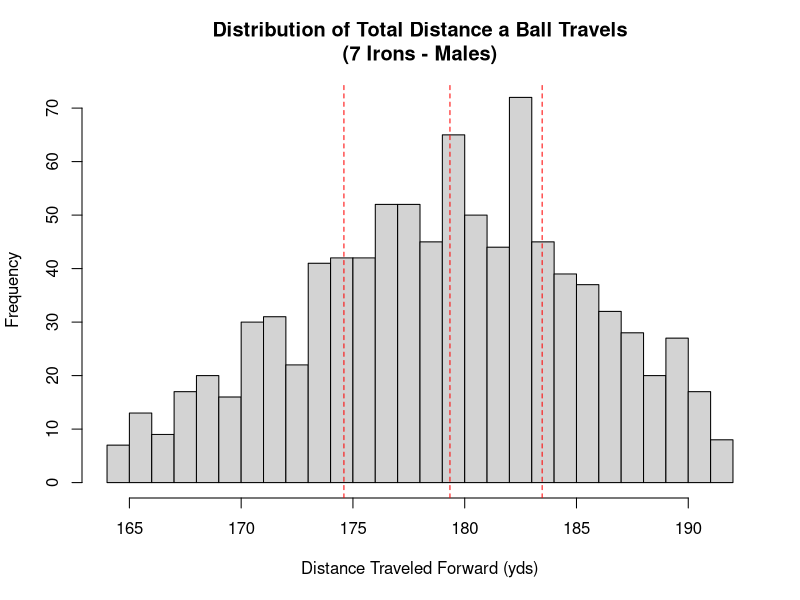
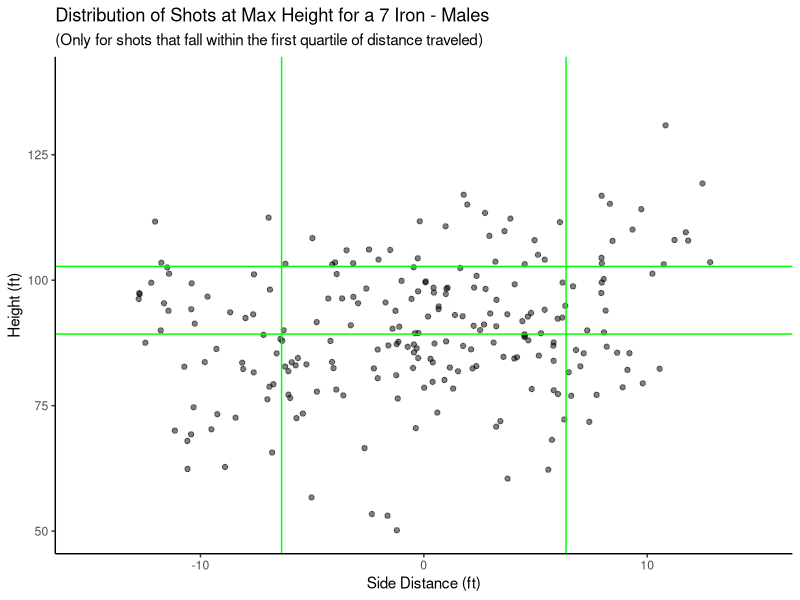
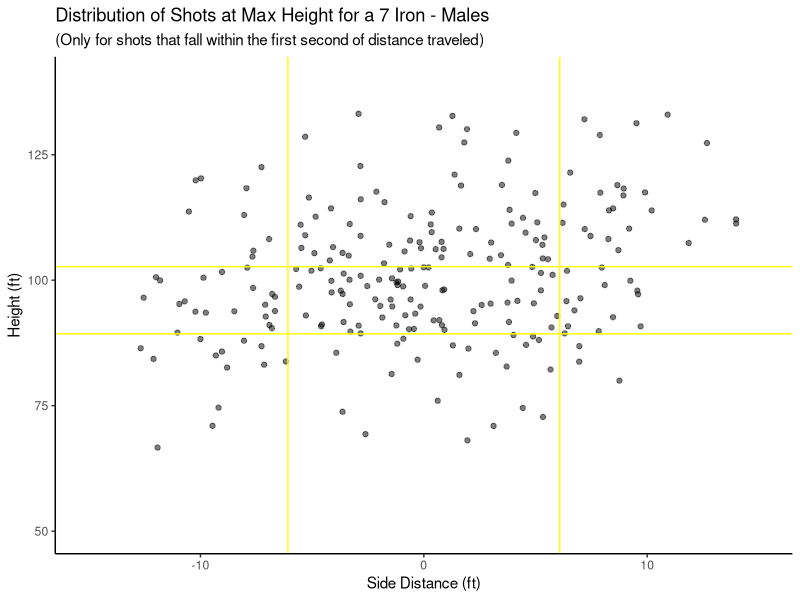
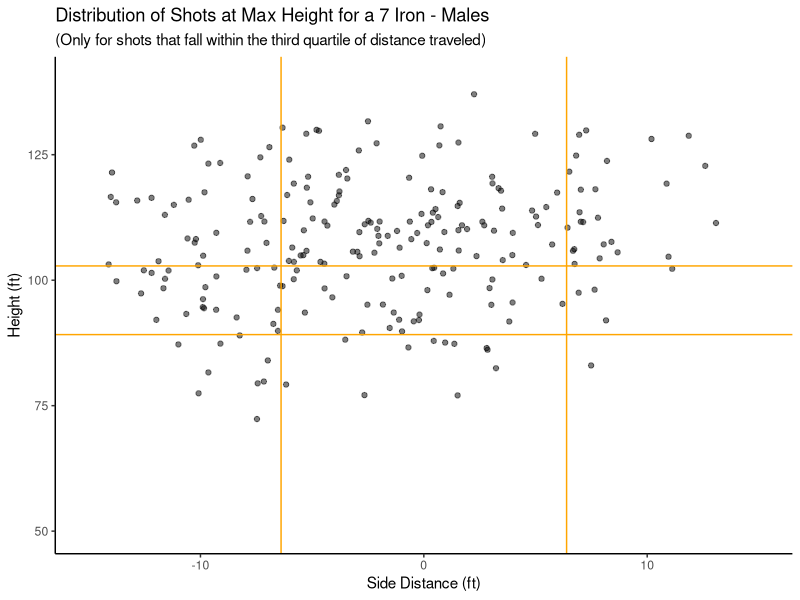
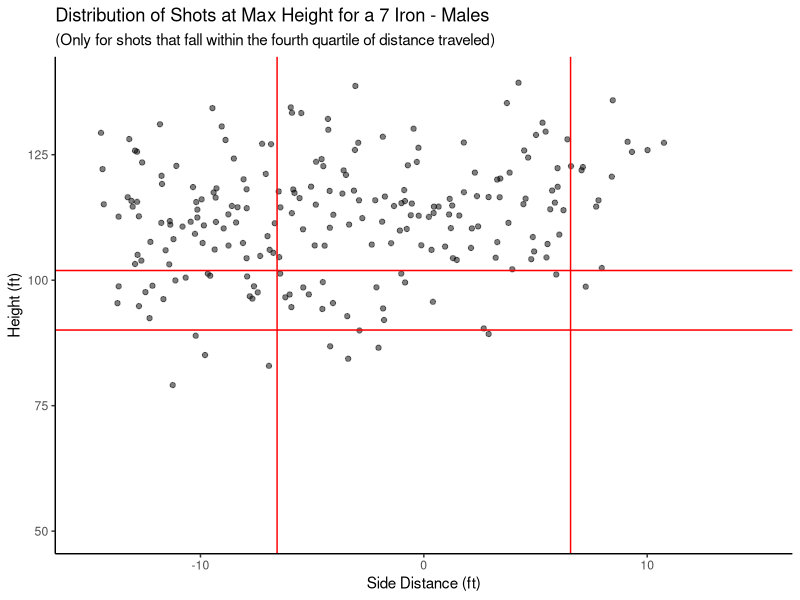
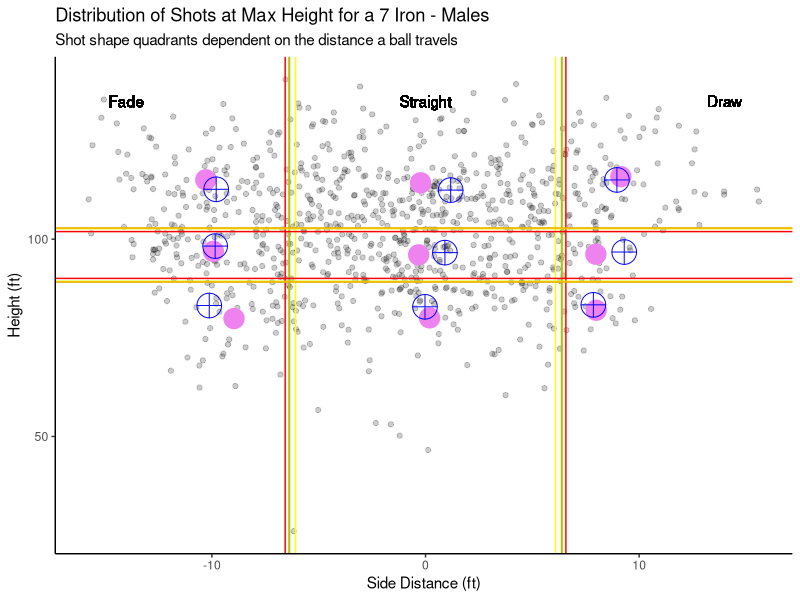

Source code (R) for these figures, in order:
## ---- chunk 1
library(tidyverse)
library(mgcv)
library(gam)
library(kableExtra)
# load in data
df_st_club <- read_csv("Data Cleaning/Output Data/Cleaned_Standard_Clubs.csv")

# Filter df for only 7 irons
df_7iron_lim <- filter(df_st_club, Club == "7 Iron" & Sex == "Male")
## ---- chunk 2
# Side model
iron_side_final <- gam::gam(`Max Height - Side` ~
  gam::s(`Club Speed`) +
  gam::s(`Attack Angle`) +
  gam::s(`Swing Plane`) +
  gam::s(`Face Angle`) +
  gam::s(`Club Path`) +
  gam::s(shaft_lean), data = df_7iron_lim)

# Height model
iron_height_final <- gam::gam(`Max Height - Height` ~
  gam::s(`Club Speed`) +
  gam::s(`Attack Angle`) +
  gam::s(`Swing Plane`) +
  gam::s(`Face Angle`) +
  gam::s(`Club Path`) +
  gam::s(shaft_lean), data = df_7iron_lim)
## ---- chunk 3
# First distance quartile
q1_dist <- quantile(df_7iron_lim$`Est. Total Flat - Length`, 0.25)
# Second Distance quartile
median_dist <- quantile(df_7iron_lim$`Est. Total Flat - Length`, 0.50)
# Third Distance quartile
q3_dist <- quantile(df_7iron_lim$`Est. Total Flat - Length`, 0.75)

# 0-25% of data, divide height standard deviation by this
sd_divisor_side_1 <- 1
# 25-50% of data, divde height standard deviation by this
sd_divisor_side_2 <- 1
# 0-25% of data, divide height standard deviation by this
sd_divisor_side_3 <- 1
# 25-100% of data, divide height standard deviation by this
sd_divisor_side_4 <- 1

# 0-25% of data, divide height standard deviation by this
sd_divisor_height_1 <- 2
# 25-50% of data, divide height standard deviation by this
sd_divisor_height_2 <- 2
# 0-25% of data, divide height standard deviation by this
sd_divisor_height_3 <- 2
# 25-100% of data, divide height standard deviation by this
sd_divisor_height_4 <- 2
## ---- chunk 4
# Split for 7 irons and fades by sign
df_7iron_lim$side_class_acc <- ifelse(df_7iron_lim$`Max Height - Side` > 0, "Draw", "Fade")

# Limit data to first quartile
df_7iron_lim_side1 <- filter(df_7iron_lim, `Est. Total Flat - Length` < q1_dist)
# Get standard deviation
sd_lim_side1 <- sd(df_7iron_lim_side1$`Max Height - Side`)

# Limit data to second quartile
df_7iron_lim_side2 <- filter(df_7iron_lim, `Est. Total Flat - Length` >= q1_dist)
df_7iron_lim_side2 <- filter(df_7iron_lim_side2, `Est. Total Flat - Length` < median_dist)
# Get standard deviation
sd_lim_side2 <- sd(df_7iron_lim_side2$`Max Height - Side`)

# Limit data to third quartile
df_7iron_lim_side3 <- filter(df_7iron_lim, `Est. Total Flat - Length` >= median_dist)
df_7iron_lim_side3 <- filter(df_7iron_lim_side3, `Est. Total Flat - Length` < q3_dist)
# Get standard deviation
sd_lim_side3 <- sd(df_7iron_lim_side3$`Max Height - Side`)

# Limit data to fourth quartile
df_7iron_lim_side4 <- filter(df_7iron_lim, `Est. Total Flat - Length` >= q3_dist)
# Get standard deviation
sd_lim_side4 <- sd(df_7iron_lim_side4$`Max Height - Side`)

# Classify straights
for (i in 1:nrow(df_7iron_lim)) {
  # Check to see if shot is in q1
  if (df_7iron_lim[i, "Est. Total Flat - Length"] < q1_dist) {
    # Classify as straight is criteria is met
    if (df_7iron_lim[i, "Max Height - Side"] < sd_lim_side1 / sd_divisor_side_1 &
      df_7iron_lim[i, "Max Height - Side"] > -sd_lim_side1 / sd_divisor_side_1) {
      # Accessing the 'side_class' column by name to assign "Straight"
      df_7iron_lim[i, "side_class_acc"] <- "Straight"
    }
    # Check to see if shot is in q2
  } else if (df_7iron_lim[i, "Est. Total Flat - Length"] < median_dist) {
    # Classify as straight is criteria is met
    if (df_7iron_lim[i, "Max Height - Side"] < sd_lim_side2 / sd_divisor_side_2 &
      df_7iron_lim[i, "Max Height - Side"] > -sd_lim_side2 / sd_divisor_side_2) {
      df_7iron_lim[i, "side_class_acc"] <- "Straight"
    }
    # Check to see if shot is in q3
  } else if (df_7iron_lim[i, "Est. Total Flat - Length"] < q3_dist) {
    # Classify as straight is criteria is met
    if (df_7iron_lim[i, "Max Height - Side"] < sd_lim_side3 / sd_divisor_side_3 &
      df_7iron_lim[i, "Max Height - Side"] > -sd_lim_side3 / sd_divisor_side_3) {
      df_7iron_lim[i, "side_class_acc"] <- "Straight"
    }
    # Check to see if shot is in q4
  } else {
    # Classify as straight is criteria is met
    if (df_7iron_lim[i, "Max Height - Side"] < sd_lim_side4 / sd_divisor_side_4 &
      df_7iron_lim[i, "Max Height - Side"] > -sd_lim_side4 / sd_divisor_side_4) {
      df_7iron_lim[i, "side_class_acc"] <- "Straight"
    }
  }
}
## ---- chunk 5
# Define height class variable
df_7iron_lim$height_class_acc <- "Medium"

# Limit data to first quartile
df_7iron_lim_height1 <- filter(df_7iron_lim, `Est. Total Flat - Length` < q1_dist)
# Get mean and standard deviation
mean_lim_height1 <- mean(df_7iron_lim_height1$`Max Height - Height`)
mean_lim_height1 <- 96
sd_lim_height1 <- sd(df_7iron_lim_height1$`Max Height - Height`)

# Limit data to second quartile
df_7iron_lim_height2 <- filter(df_7iron_lim, `Est. Total Flat - Length` >= q1_dist)
df_7iron_lim_height2 <- filter(df_7iron_lim_height2, `Est. Total Flat - Length` < median_dist)
# Get mean and standard deviation
mean_lim_height2 <- mean(df_7iron_lim_height2$`Max Height - Height`)
mean_lim_height2 <- 96
sd_lim_height2 <- sd(df_7iron_lim_height2$`Max Height - Height`)

# Limit data to third quartile
df_7iron_lim_height3 <- filter(df_7iron_lim, `Est. Total Flat - Length` >= median_dist)
df_7iron_lim_height3 <- filter(df_7iron_lim_height3, `Est. Total Flat - Length` < q3_dist)
# Get mean and standard deviation
mean_lim_height3 <- mean(df_7iron_lim_height3$`Max Height - Height`)
mean_lim_height3 <- 96
sd_lim_height3 <- sd(df_7iron_lim_height3$`Max Height - Height`)

# Limit data to fourth quartile
df_7iron_lim_height4 <- filter(df_7iron_lim, `Est. Total Flat - Length` >= q3_dist)
# Get mean and standard deviation
mean_lim_height4 <- mean(df_7iron_lim_height4$`Max Height - Height`)
mean_lim_height4 <- 96
sd_lim_height4 <- sd(df_7iron_lim_height4$`Max Height - Height`)

# Classify height
for (i in 1:nrow(df_7iron_lim)) {
  # Check if shot is in distance q1
  if (df_7iron_lim[i, "Est. Total Flat - Length"] < q1_dist) {
    # Classify as high/low/medium based on criteria
    if (df_7iron_lim[i, "Max Height - Height"] > (mean_lim_height1 + sd_lim_height1 / sd_divisor_height_1)) {
      df_7iron_lim[i, "height_class_acc"] <- "High"
    }
    if (df_7iron_lim[i, "Max Height - Height"] < (mean_lim_height1 - sd_lim_height1 / sd_divisor_height_1)) {
      df_7iron_lim[i, "height_class_acc"] <- "Low"
    }
    # Check if shot is in distance q1
  } else if (df_7iron_lim[i, "Est. Total Flat - Length"] < median_dist) {
    # Classify as high/low/medium based on criteria
    if (df_7iron_lim[i, "Max Height - Height"] > (mean_lim_height2 + sd_lim_height2 / sd_divisor_height_2)) {
      df_7iron_lim[i, "height_class_acc"] <- "High"
    }
    if (df_7iron_lim[i, "Max Height - Height"] < (mean_lim_height2 - sd_lim_height2 / sd_divisor_height_2)) {
      df_7iron_lim[i, "height_class_acc"] <- "Low"
    }
    # Check if shot is in distance q1
  } else if (df_7iron_lim[i, "Est. Total Flat - Length"] < q3_dist) {
    # Classify as high/low/medium based on criteria
    if (df_7iron_lim[i, "Max Height - Height"] > (mean_lim_height3 + sd_lim_height3 / sd_divisor_height_3)) {
      df_7iron_lim[i, "height_class_acc"] <- "High"
    }
    if (df_7iron_lim[i, "Max Height - Height"] < (mean_lim_height3 - sd_lim_height3 / sd_divisor_height_3)) {
      df_7iron_lim[i, "height_class_acc"] <- "Low"
    }
    # Check if shot is in distance q1
  } else {
    # Classify as high/low/medium based on criteria
    if (df_7iron_lim[i, "Max Height - Height"] > (mean_lim_height4 + sd_lim_height4 / sd_divisor_height_4)) {
      df_7iron_lim[i, "height_class_acc"] <- "High"
    }
    if (df_7iron_lim[i, "Max Height - Height"] < (mean_lim_height4 - sd_lim_height4 / sd_divisor_height_4)) {
      df_7iron_lim[i, "height_class_acc"] <- "Low"
    }
  }
}
## ---- chunk 6
hist(df_7iron_lim$`Est. Total Flat - Length`, breaks = 25, main = "Distribution of Total Distance a Ball Travels\n(7 Irons - Males)", xlab = "Distance Traveled Forward (yds)", col = "lightgrey")
abline(v = q1_dist, col = "red", lty = 2)
abline(v = median_dist, col = "red", lty = 2)
abline(v = q3_dist, col = "red", lty = 2)
## ---- chunk 7
# Create a data frame template to keep ideal parameters inclusive of intervals
df_ideal_7iron <- data.frame(
  Club = character(),
  Height_Class = character(),
  Side_Class = character(),
  Sex = character(),
  Club_Path_Angle = double(),
  Lie_Angle = double(),
  Attack_Angle = double(),
  Club_Speed = double(),
  Shaft_Lean = double(),
  Face_Angle = double(),
  Data_Points = numeric(),
  CPA_LB = double(),
  CPA_UB = double(),
  LA_LB = double(),
  LA_UB = double(),
  AA_LB = double(),
  AA_UB = double(),
  CS_LB = double(),
  CS_UB = double(),
  SL_LB = double(),
  SL_UB = double(),
  FA_LB = double(),
  FA_UB = double()
)

# Lists for shot shapes
heights <- c("High", "Medium", "Low")
sides <- c("Draw", "Straight", "Fade")

# Variable for row iterator
row <- 1

# Loop though each shot shape combination
for (height in heights) {
  for (side in sides) {
    # Filter to only specific shot shape
    shot_shape_df <- filter(df_7iron_lim, side_class_acc == side & height_class_acc == height)

    # Store club and shot shape
    df_ideal_7iron[row, "Club"] <- "7 Iron"
    df_ideal_7iron[row, "Height_Class"] <- height
    df_ideal_7iron[row, "Side_Class"] <- side
    df_ideal_7iron[row, "Sex"] <- "Male"

    # Get ideal parameters from medians
    df_ideal_7iron[row, "Club_Path_Angle"] <- median(shot_shape_df$`Club Path`)
    df_ideal_7iron[row, "Lie_Angle"] <- median(shot_shape_df$`Swing Plane`)
    df_ideal_7iron[row, "Attack_Angle"] <- mean(shot_shape_df$`Attack Angle`)
    df_ideal_7iron[row, "Club_Speed"] <- mean(shot_shape_df$`Club Speed`)
    df_ideal_7iron[row, "Shaft_Lean"] <- mean(shot_shape_df$shaft_lean)
    df_ideal_7iron[row, "Face_Angle"] <- mean(shot_shape_df$`Face Angle`)
    df_ideal_7iron[row, "Data_Points"] <- nrow(shot_shape_df)

    # Inital standard deviations are zero
    sd_cpa <- 0
    sd_la <- 0
    sd_aa <- 0
    sd_cs <- 0
    sd_sl <- 0
    sd_fa <- 0

    # Check to make sure there is enough data for a bound
    if (nrow(shot_shape_df) > 1) {
      # Find standard deviation of each CHP
      sd_cpa <- sd(shot_shape_df$`Club Path`)
      sd_la <- sd(shot_shape_df$`Swing Plane`)
      sd_aa <- sd(shot_shape_df$`Attack Angle`)
      sd_cs <- sd(shot_shape_df$`Club Speed`)
      sd_sl <- sd(shot_shape_df$shaft_lean)
      sd_fa <- sd(shot_shape_df$`Face Angle`)
    }

    # Find lower bound for each parameter by subtracting a fraction of sd
    df_ideal_7iron[row, "CPA_LB"] <- median(shot_shape_df$`Club Path`) - (sd_cpa / 16)
    df_ideal_7iron[row, "LA_LB"] <- median(shot_shape_df$`Swing Plane`) - (sd_la / 16)
    df_ideal_7iron[row, "AA_LB"] <- mean(shot_shape_df$`Attack Angle`) - (sd_aa / 16)
    df_ideal_7iron[row, "CS_LB"] <- mean(shot_shape_df$`Club Speed`) - (sd_cs / 16)
    df_ideal_7iron[row, "SL_LB"] <- mean(shot_shape_df$shaft_lean) - (sd_sl / 16)
    df_ideal_7iron[row, "FA_LB"] <- mean(shot_shape_df$`Face Angle`) - (sd_fa / 16)

    # Find upper bound for each parameter by adding a fraction of sd
    df_ideal_7iron[row, "CPA_UB"] <- median(shot_shape_df$`Club Path`) + (sd_cpa / 16)
    df_ideal_7iron[row, "LA_UB"] <- median(shot_shape_df$`Swing Plane`) + (sd_la / 16)
    df_ideal_7iron[row, "AA_UB"] <- mean(shot_shape_df$`Attack Angle`) + (sd_aa / 16)
    df_ideal_7iron[row, "CS_UB"] <- mean(shot_shape_df$`Club Speed`) + (sd_cs / 16)
    df_ideal_7iron[row, "SL_UB"] <- mean(shot_shape_df$shaft_lean) + (sd_sl / 16)
    df_ideal_7iron[row, "FA_UB"] <- mean(shot_shape_df$`Face Angle`) + (sd_fa / 16)


    # Iterate to next row
    row <- row + 1
  }
}
## ---- chunk 8
# Create dummy data frame that matches with visualization
df_ideal_7iron_mutated <- df_ideal_7iron
colnames(df_ideal_7iron_mutated) <- c(
  "Club", "Height_Class", "Side_Class", "Sex",
  "Club Path", "Swing Plane", "Attack Angle",
  "Club Speed", "shaft_lean", "Face Angle"
)

# Get predictions from moedls
side_preds <- predict(iron_side_final, df_ideal_7iron_mutated)
height_preds <- predict(iron_height_final, df_ideal_7iron_mutated)

# Data frame with predicted spot in air
predictions_quad <- data.frame(side_preds, height_preds)

# Get side means for each shot shape
side_mean <- c(
  mean(filter(df_7iron_lim, side_class_acc == "Draw" & height_class_acc == "High")$`Max Height - Side`),
  mean(filter(df_7iron_lim, side_class_acc == "Straight" & height_class_acc == "High")$`Max Height - Side`),
  mean(filter(df_7iron_lim, side_class_acc == "Fade" & height_class_acc == "High")$`Max Height - Side`),
  mean(filter(df_7iron_lim, side_class_acc == "Draw" & height_class_acc == "Medium")$`Max Height - Side`),
  mean(filter(df_7iron_lim, side_class_acc == "Straight" & height_class_acc == "Medium")$`Max Height - Side`),
  mean(filter(df_7iron_lim, side_class_acc == "Fade" & height_class_acc == "Medium")$`Max Height - Side`),
  mean(filter(df_7iron_lim, side_class_acc == "Draw" & height_class_acc == "Low")$`Max Height - Side`),
  mean(filter(df_7iron_lim, side_class_acc == "Straight" & height_class_acc == "Low")$`Max Height - Side`),
  mean(filter(df_7iron_lim, side_class_acc == "Fade" & height_class_acc == "Low")$`Max Height - Side`)
)

# Get height means for each shot shape
height_mean <- c(
  mean(filter(df_7iron_lim, side_class_acc == "Draw" & height_class_acc == "High")$`Max Height - Height`),
  mean(filter(df_7iron_lim, side_class_acc == "Straight" & height_class_acc == "High")$`Max Height - Height`),
  mean(filter(df_7iron_lim, side_class_acc == "Fade" & height_class_acc == "High")$`Max Height - Height`),
  mean(filter(df_7iron_lim, side_class_acc == "Draw" & height_class_acc == "Medium")$`Max Height - Height`),
  mean(filter(df_7iron_lim, side_class_acc == "Straight" & height_class_acc == "Medium")$`Max Height - Height`),
  mean(filter(df_7iron_lim, side_class_acc == "Fade" & height_class_acc == "Medium")$`Max Height - Height`),
  mean(filter(df_7iron_lim, side_class_acc == "Draw" & height_class_acc == "Low")$`Max Height - Height`),
  mean(filter(df_7iron_lim, side_class_acc == "Straight" & height_class_acc == "Low")$`Max Height - Height`),
  mean(filter(df_7iron_lim, side_class_acc == "Fade" & height_class_acc == "Low")$`Max Height - Height`)
)

shot_shape <- c(
  "High Draw", "High Straight", "High Fade",
  "Medium Draw", "Medium Straight", "Medium Fade",
  "Low Draw", "Low Straight", "Low Fade"
)

# Put means in dataframe
means_quad <- data.frame(side_mean, height_mean)

par(mfrow = c(2, 2))
# Visualize q1 quadrants
ggplot(df_7iron_lim_height1, aes(x = `Max Height - Side`, y = `Max Height - Height`)) +
  ylim(50, 140) +
  xlim(-15, 15) +
  geom_point(alpha = 0.5) +
  geom_vline(aes(xintercept = -sd_lim_side1 / sd_divisor_side_1), col = "green") +
  geom_vline(aes(xintercept = sd_lim_side1 / sd_divisor_side_1), col = "green") +
  geom_hline(aes(yintercept = (mean_lim_height1 + sd_lim_height1 / sd_divisor_height_1)), col = "green") +
  geom_hline(aes(yintercept = (mean_lim_height1 - sd_lim_height1 / sd_divisor_height_1)), col = "green") +
  theme(
    panel.grid.major = element_blank(), panel.grid.minor = element_blank(),
    panel.background = element_blank(), axis.line = element_line(colour = "black")
  ) +
  labs(
    title = "Distribution of Shots at Max Height for a 7 Iron - Males",
    subtitle = "(Only for shots that fall within the first quartile of distance traveled)",
    y = "Height (ft)",
    x = "Side Distance (ft)"
  )

# Visualize q2 quadrants
ggplot(df_7iron_lim_height2, aes(x = `Max Height - Side`, y = `Max Height - Height`)) +
  ylim(50, 140) +
  xlim(-15, 15) +
  geom_point(alpha = 0.5) +
  geom_vline(aes(xintercept = -sd_lim_side2 / sd_divisor_side_2), col = "yellow") +
  geom_vline(aes(xintercept = sd_lim_side2 / sd_divisor_side_2), col = "yellow") +
  geom_hline(aes(yintercept = (mean_lim_height2 + sd_lim_height2 / sd_divisor_height_2)), col = "yellow") +
  geom_hline(aes(yintercept = (mean_lim_height2 - sd_lim_height2 / sd_divisor_height_2)), col = "yellow") +
  theme(
    panel.grid.major = element_blank(), panel.grid.minor = element_blank(),
    panel.background = element_blank(), axis.line = element_line(colour = "black")
  ) +
  labs(
    title = "Distribution of Shots at Max Height for a 7 Iron - Males",
    subtitle = "(Only for shots that fall within the first second of distance traveled)",
    y = "Height (ft)",
    x = "Side Distance (ft)"
  )

# Visualize q2 quadrants
ggplot(df_7iron_lim_height3, aes(x = `Max Height - Side`, y = `Max Height - Height`)) +
  ylim(50, 140) +
  xlim(-15, 15) +
  geom_point(alpha = 0.5) +
  geom_vline(aes(xintercept = -sd_lim_side3 / sd_divisor_side_3), col = "orange") +
  geom_vline(aes(xintercept = sd_lim_side3 / sd_divisor_side_3), col = "orange") +
  geom_hline(aes(yintercept = (mean_lim_height3 + sd_lim_height3 / sd_divisor_height_3)), col = "orange") +
  geom_hline(aes(yintercept = (mean_lim_height3 - sd_lim_height3 / sd_divisor_height_3)), col = "orange") +
  theme(
    panel.grid.major = element_blank(), panel.grid.minor = element_blank(),
    panel.background = element_blank(), axis.line = element_line(colour = "black")
  ) +
  labs(
    title = "Distribution of Shots at Max Height for a 7 Iron - Males",
    subtitle = "(Only for shots that fall within the third quartile of distance traveled)",
    y = "Height (ft)",
    x = "Side Distance (ft)"
  )


# Visualize q4 quadrants
ggplot(df_7iron_lim_height4, aes(x = `Max Height - Side`, y = `Max Height - Height`)) +
  ylim(50, 140) +
  xlim(-15, 15) +
  geom_point(alpha = 0.5) +
  geom_vline(aes(xintercept = -sd_lim_side4 / sd_divisor_side_4), col = "red") +
  geom_vline(aes(xintercept = sd_lim_side4 / sd_divisor_side_4), col = "red") +
  geom_hline(aes(yintercept = (mean_lim_height4 + sd_lim_height4 / sd_divisor_height_4)), col = "red") +
  geom_hline(aes(yintercept = (mean_lim_height4 - sd_lim_height4 / sd_divisor_height_4)), col = "red") +
  theme(
    panel.grid.major = element_blank(), panel.grid.minor = element_blank(),
    panel.background = element_blank(), axis.line = element_line(colour = "black")
  ) +
  labs(
    title = "Distribution of Shots at Max Height for a 7 Iron - Males",
    subtitle = "(Only for shots that fall within the fourth quartile of distance traveled)",
    y = "Height (ft)",
    x = "Side Distance (ft)"
  )

# Visualize all quadrants with the parameters landing via model
ggplot(df_7iron_lim, aes(x = `Max Height - Side`, y = `Max Height - Height`)) +
  geom_point(alpha = 0.2) +
  geom_vline(aes(xintercept = -sd_lim_side1 / sd_divisor_side_1), col = "green") +
  geom_vline(aes(xintercept = sd_lim_side1 / sd_divisor_side_1), col = "green") +
  geom_vline(aes(xintercept = -sd_lim_side2 / sd_divisor_side_2), col = "yellow") +
  geom_vline(aes(xintercept = sd_lim_side2 / sd_divisor_side_2), col = "yellow") +
  geom_vline(aes(xintercept = -sd_lim_side3 / sd_divisor_side_3), col = "orange") +
  geom_vline(aes(xintercept = sd_lim_side3 / sd_divisor_side_3), col = "orange") +
  geom_vline(aes(xintercept = -sd_lim_side4 / sd_divisor_side_4), col = "red") +
  geom_vline(aes(xintercept = sd_lim_side4 / sd_divisor_side_4), col = "red") +
  geom_hline(aes(yintercept = (mean_lim_height1 + sd_lim_height1 / sd_divisor_height_1)), col = "green") +
  geom_hline(aes(yintercept = (mean_lim_height1 - sd_lim_height1 / sd_divisor_height_1)), col = "green") +
  geom_hline(aes(yintercept = (mean_lim_height2 + sd_lim_height2 / sd_divisor_height_2)), col = "yellow") +
  geom_hline(aes(yintercept = (mean_lim_height2 - sd_lim_height2 / sd_divisor_height_2)), col = "yellow") +
  geom_hline(aes(yintercept = (mean_lim_height3 + sd_lim_height3 / sd_divisor_height_3)), col = "orange") +
  geom_hline(aes(yintercept = (mean_lim_height3 - sd_lim_height3 / sd_divisor_height_3)), col = "orange") +
  geom_hline(aes(yintercept = (mean_lim_height4 + sd_lim_height4 / sd_divisor_height_4)), col = "red") +
  geom_hline(aes(yintercept = (mean_lim_height4 - sd_lim_height4 / sd_divisor_height_4)), col = "red") +
  labs(
    title = "Distribution of Shots at Max Height for a 7 Iron - Males",
    subtitle = "Shot shape quadrants dependent on the distance a ball travels",
    y = "Height (ft)",
    x = "Side Distance (ft)"
  ) +
  geom_text(x = -14, y = 135, label = "Fade") +
  geom_text(x = 0, y = 135, label = "Straight") +
  geom_text(x = 14, y = 135, label = "Draw") +
  theme(
    panel.grid.major = element_blank(), panel.grid.minor = element_blank(),
    panel.background = element_blank(), axis.line = element_line(colour = "black")
  ) +
  geom_point(data = means_quad, aes(x = side_mean, y = height_mean), color = "violet", pch = 20, size = 10) +
  geom_point(data = predictions_quad, aes(x = side_preds, y = height_preds), color = "blue", pch = 10, size = 8)
## ---- chunk 9
# Dummy df for sharing table
df_ideal_7iron_male_sharable <- data.frame(
  Club = df_ideal_7iron$Club,
  Shot_Shape = paste(df_ideal_7iron$Height_Class, df_ideal_7iron$Side_Class),
  Sex = df_ideal_7iron$Sex,
  Club_Path_Angle = df_ideal_7iron$Club_Path_Angle,
  CPA_LB = df_ideal_7iron$CPA_LB,
  CPA_UB = df_ideal_7iron$CPA_UB,
  Lie_Angle = df_ideal_7iron$Lie_Angle,
  LA_LB = df_ideal_7iron$LA_LB,
  LA_UB = df_ideal_7iron$LA_UB,
  Attack_Angle = df_ideal_7iron$Attack_Angle,
  AA_LB = df_ideal_7iron$AA_LB,
  AA_UB = df_ideal_7iron$AA_UB,
  Club_Speed = df_ideal_7iron$Club_Speed,
  CS_LB = df_ideal_7iron$CS_LB,
  CS_UB = df_ideal_7iron$CS_UB,
  Shaft_Lean = df_ideal_7iron$Shaft_Lean,
  SL_LB = df_ideal_7iron$SL_LB,
  SL_UB = df_ideal_7iron$SL_UB,
  Face_Angle = df_ideal_7iron$Face_Angle,
  FA_LB = df_ideal_7iron$FA_LB,
  FA_UB = df_ideal_7iron$FA_UB,
  Data_Points = df_ideal_7iron$Data_Points
)

# Output kable
kable(df_ideal_7iron_male_sharable, escape = TRUE, caption = "Ideal Parameter Estimates for 7 Iron From Centers of Actual Data (Males)") %>%
  kable_styling(latex_options = "hold_position")
